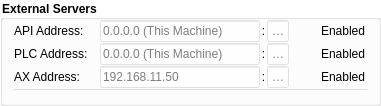
                       <widget class="QGroupBox" name="ServerGroupBox">
                        <property name="geometry">
                         <rect>
                          <x>0</x>
                          <y>200</y>
                          <width>381</width>
                          <height>101</height>
                         </rect>
                        </property>
                        <property name="font">
                         <font>
                          <weight>75</weight>
                          <bold>true</bold>
                         </font>
                        </property>
                        <property name="styleSheet">
                         <string notr="true">background-color: rgba(255, 255, 255, 100);
border-color: rgb(255, 255, 255);</string>
                        </property>
                        <property name="title">
                         <string>External Servers</string>
                        </property>
                        <property name="flat">
                         <bool>true</bool>
                        </property>
                        <layout class="QVBoxLayout" name="verticalLayout_2">
                         <property name="spacing">
                          <number>1</number>
                         </property>
                         <property name="topMargin">
                          <number>0</number>
                         </property>
                         <item>
                          <layout class="QHBoxLayout" name="horizontalLayout_2">
                           <property name="spacing">
                            <number>2</number>
                           </property>
                           <item>
                            <widget class="QLabel" name="label_2">
                             <property name="toolTip">
                              <string>&lt;html&gt;&lt;head/&gt;&lt;body&gt;&lt;p&gt;This variable controls the host and port of the API server MasterAPP API client will connect to.&lt;/p&gt;&lt;p&gt;Default address - This machine:1000&lt;/p&gt;&lt;/body&gt;&lt;/html&gt;</string>
                             </property>
                             <property name="styleSheet">
                              <string notr="true">background-color:transparent</string>
                             </property>
                             <property name="text">
                              <string>API Address: </string>
                             </property>
                            </widget>
                           </item>
                           <item>
                            <spacer name="horizontalSpacer_2">
                             <property name="orientation">
                              <enum>Qt::Horizontal</enum>
                             </property>
                             <property name="sizeHint" stdset="0">
                              <size>
                               <width>40</width>
                               <height>20</height>
                              </size>
                             </property>
                            </spacer>
                           </item>
                           <item>
                            <widget class="QLineEdit" name="aa_lineEdit">
                             <property name="minimumSize">
                              <size>
                               <width>160</width>
                               <height>0</height>
                              </size>
                             </property>
                             <property name="inputMask">
                              <string/>
                             </property>
                             <property name="placeholderText">
                              <string>0.0.0.0 (This Machine)</string>
                             </property>
                            </widget>
                           </item>
                           <item>
                            <widget class="QLabel" name="label_4">
                             <property name="maximumSize">
                              <size>
                               <width>3</width>
                               <height>16777215</height>
                              </size>
                             </property>
                             <property name="text">
                              <string>:</string>
                             </property>
                             <property name="alignment">
                              <set>Qt::AlignCenter</set>
                             </property>
                            </widget>
                           </item>
                           <item>
                            <widget class="QLineEdit" name="aa_lineEdit_2">
                             <property name="maximumSize">
                              <size>
                               <width>41</width>
                               <height>16777215</height>
                              </size>
                             </property>
                             <property name="maxLength">
                              <number>4</number>
                             </property>
                             <property name="alignment">
                              <set>Qt::AlignCenter</set>
                             </property>
                             <property name="placeholderText">
                              <string>1000</string>
                             </property>
                            </widget>
                           </item>
                           <item>
                            <spacer name="horizontalSpacer_8">
                             <property name="orientation">
                              <enum>Qt::Horizontal</enum>
                             </property>
                             <property name="sizeType">
                              <enum>QSizePolicy::Fixed</enum>
                             </property>
                             <property name="sizeHint" stdset="0">
                              <size>
                               <width>10</width>
                               <height>20</height>
                              </size>
                             </property>
                            </spacer>
                           </item>
                           <item>
                            <widget class="QCheckBox" name="a_checkBox">
                             <property name="toolTip">
                              <string>&lt;html&gt;&lt;head/&gt;&lt;body&gt;&lt;p&gt;This variable disables or enables the MasterAPP API client.&lt;/p&gt;&lt;/body&gt;&lt;/html&gt;</string>
                             </property>
                             <property name="styleSheet">
                              <string notr="true">background-color:transparent</string>
                             </property>
                             <property name="text">
                              <string>Enabled</string>
                             </property>
                             <property name="checked">
                              <bool>false</bool>
                             </property>
                            </widget>
                           </item>
                          </layout>
                         </item>
                         <item>
                          <layout class="QHBoxLayout" name="horizontalLayout_7">
                           <property name="spacing">
                            <number>2</number>
                           </property>
                           <item>
                            <widget class="QLabel" name="label_3">
                             <property name="toolTip">
                              <string>&lt;html&gt;&lt;head/&gt;&lt;body&gt;&lt;p&gt;This variable controls the host and port of the PLC server MasterAPP PLC client will connect to..&lt;/p&gt;&lt;p&gt;Default address - This machine:1001&lt;/p&gt;&lt;/body&gt;&lt;/html&gt;</string>
                             </property>
                             <property name="styleSheet">
                              <string notr="true">background-color:transparent</string>
                             </property>
                             <property name="text">
                              <string>PLC Address: </string>
                             </property>
                            </widget>
                           </item>
                           <item>
                            <spacer name="horizontalSpacer_3">
                             <property name="orientation">
                              <enum>Qt::Horizontal</enum>
                             </property>
                             <property name="sizeHint" stdset="0">
                              <size>
                               <width>40</width>
                               <height>20</height>
                              </size>
                             </property>
                            </spacer>
                           </item>
                           <item>
                            <widget class="QLineEdit" name="pa_lineEdit">
                             <property name="minimumSize">
                              <size>
                               <width>160</width>
                               <height>0</height>
                              </size>
                             </property>
                             <property name="inputMask">
                              <string/>
                             </property>
                             <property name="placeholderText">
                              <string>0.0.0.0 (This Machine)</string>
                             </property>
                            </widget>
                           </item>
                           <item>
                            <widget class="QLabel" name="label_5">
                             <property name="maximumSize">
                              <size>
                               <width>3</width>
                               <height>16777215</height>
                              </size>
                             </property>
                             <property name="text">
                              <string>:</string>
                             </property>
                             <property name="alignment">
                              <set>Qt::AlignCenter</set>
                             </property>
                            </widget>
                           </item>
                           <item>
                            <widget class="QLineEdit" name="pa_lineEdit_2">
                             <property name="maximumSize">
                              <size>
                               <width>41</width>
                               <height>16777215</height>
                              </size>
                             </property>
                             <property name="maxLength">
                              <number>4</number>
                             </property>
                             <property name="alignment">
                              <set>Qt::AlignCenter</set>
                             </property>
                             <property name="placeholderText">
                              <string>502</string>
                             </property>
                            </widget>
                           </item>
                           <item>
                            <spacer name="horizontalSpacer_10">
                             <property name="orientation">
                              <enum>Qt::Horizontal</enum>
                             </property>
                             <property name="sizeType">
                              <enum>QSizePolicy::Fixed</enum>
                             </property>
                             <property name="sizeHint" stdset="0">
                              <size>
                               <width>10</width>
                               <height>20</height>
                              </size>
                             </property>
                            </spacer>
                           </item>
                           <item>
                            <widget class="QCheckBox" name="p_checkBox">
                             <property name="toolTip">
                              <string>&lt;html&gt;&lt;head/&gt;&lt;body&gt;&lt;p&gt;This variable disables or enables the MasterAPP PLC client.&lt;/p&gt;&lt;/body&gt;&lt;/html&gt;</string>
                             </property>
                             <property name="styleSheet">
                              <string notr="true">background-color:transparent</string>
                             </property>
                             <property name="text">
                              <string>Enabled</string>
                             </property>
                             <property name="checked">
                              <bool>false</bool>
                             </property>
                            </widget>
                           </item>
                          </layout>
                         </item>
                         <item>
                          <layout class="QHBoxLayout" name="horizontalLayout_11">
                           <property name="spacing">
                            <number>2</number>
                           </property>
                           <item>
                            <widget class="QLabel" name="label_9">
                             <property name="toolTip">
                              <string>&lt;html&gt;&lt;head/&gt;&lt;body&gt;&lt;p&gt;This variable controls the address and port of the AX-DOOR terminal MasterAPP AX server will listen to.&lt;/p&gt;&lt;p&gt;Default address - 192.168.11.50:11854&lt;/p&gt;&lt;p&gt;AX-DOOR backup address - 192.168.1.240:80&lt;/p&gt;&lt;p&gt;! The AX-DOOR backup address is the address of default settings of the AX-DOOR terminal. Only use the backup address if you have problems with the given default address and if dip-6 on the AX-DOOR is set to ON&lt;/p&gt;&lt;/body&gt;&lt;/html&gt;</string>
                             </property>
                             <property name="styleSheet">
                              <string notr="true">background-color:transparent</string>
                             </property>
                             <property name="text">
                              <string>AX Address: </string>
                             </property>
                            </widget>
                           </item>
                           <item>
                            <spacer name="horizontalSpacer_4">
                             <property name="orientation">
                              <enum>Qt::Horizontal</enum>
                             </property>
                             <property name="sizeHint" stdset="0">
                              <size>
                               <width>40</width>
                               <height>20</height>
                              </size>
                             </property>
                            </spacer>
                           </item>
                           <item>
                            <widget class="QLineEdit" name="ra_lineEdit">
                             <property name="minimumSize">
                              <size>
                               <width>160</width>
                               <height>0</height>
                              </size>
                             </property>
                             <property name="inputMask">
                              <string/>
                             </property>
                             <property name="placeholderText">
                              <string>192.168.11.50</string>
                             </property>
                            </widget>
                           </item>
                           <item>
                            <widget class="QLabel" name="label_10">
                             <property name="maximumSize">
                              <size>
                               <width>3</width>
                               <height>16777215</height>
                              </size>
                             </property>
                             <property name="text">
                              <string>:</string>
                             </property>
                             <property name="alignment">
                              <set>Qt::AlignCenter</set>
                             </property>
                            </widget>
                           </item>
                           <item>
                            <widget class="QLineEdit" name="ra_lineEdit_2">
                             <property name="maximumSize">
                              <size>
                               <width>41</width>
                               <height>16777215</height>
                              </size>
                             </property>
                             <property name="maxLength">
                              <number>5</number>
                             </property>
                             <property name="alignment">
                              <set>Qt::AlignCenter</set>
                             </property>
                             <property name="placeholderText">
                              <string>11854</string>
                             </property>
                            </widget>
                           </item>
                           <item>
                            <spacer name="horizontalSpacer_9">
                             <property name="orientation">
                              <enum>Qt::Horizontal</enum>
                             </property>
                             <property name="sizeType">
                              <enum>QSizePolicy::Fixed</enum>
                             </property>
                             <property name="sizeHint" stdset="0">
                              <size>
                               <width>10</width>
                               <height>20</height>
                              </size>
                             </property>
                            </spacer>
                           </item>
                           <item>
                            <widget class="QCheckBox" name="ax_checkBox">
                             <property name="toolTip">
                              <string>&lt;html&gt;&lt;head/&gt;&lt;body&gt;&lt;p&gt;This variable disables or enables the MasterAPP AX server.&lt;/p&gt;&lt;/body&gt;&lt;/html&gt;</string>
                             </property>
                             <property name="styleSheet">
                              <string notr="true">background-color:transparent</string>
                             </property>
                             <property name="text">
                              <string>Enabled</string>
                             </property>
                             <property name="checked">
                              <bool>false</bool>
                             </property>
                            </widget>
                           </item>
                          </layout>
                         </item>
                         <item>
                          <widget class="Line" name="line_5">
                           <property name="orientation">
                            <enum>Qt::Horizontal</enum>
                           </property>
                          </widget>
                         </item>
                        </layout>
                       </widget>
